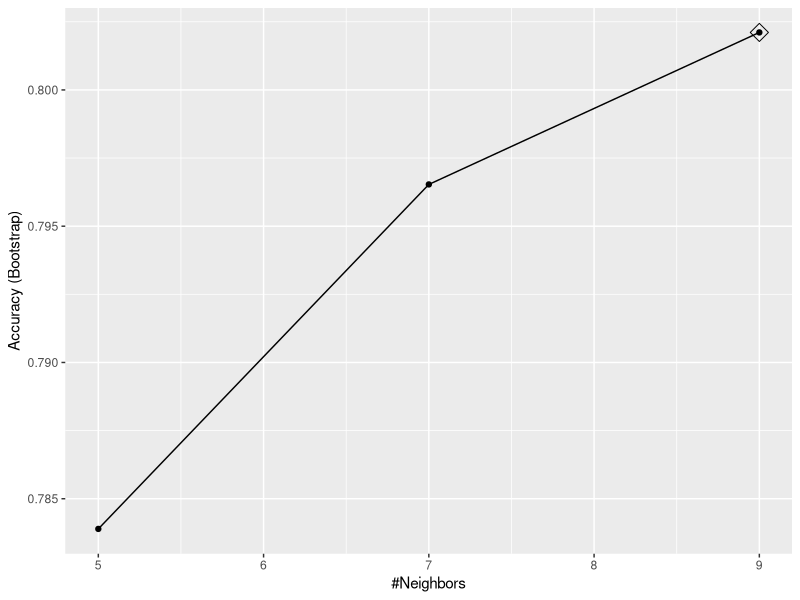
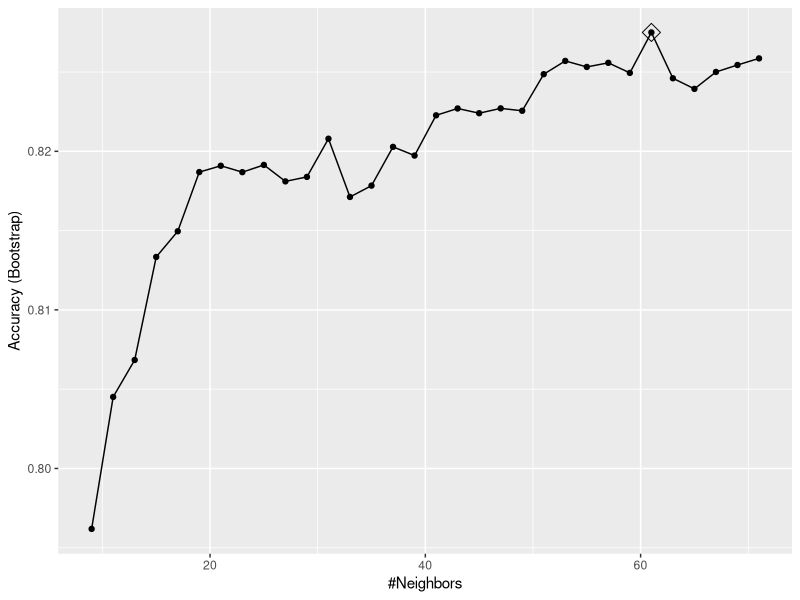
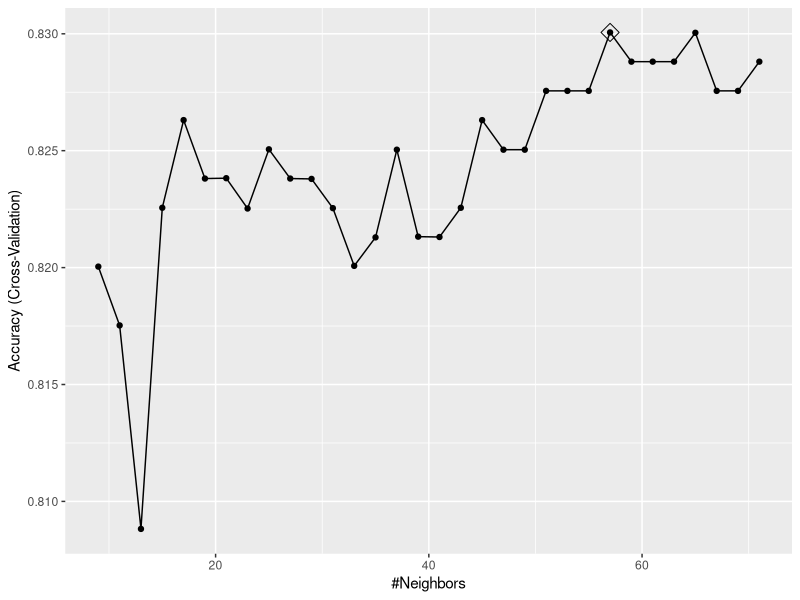
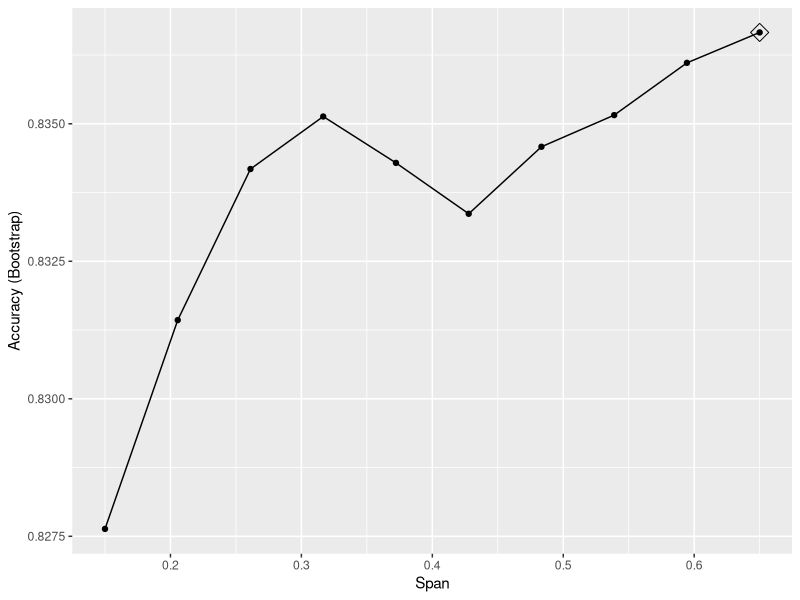
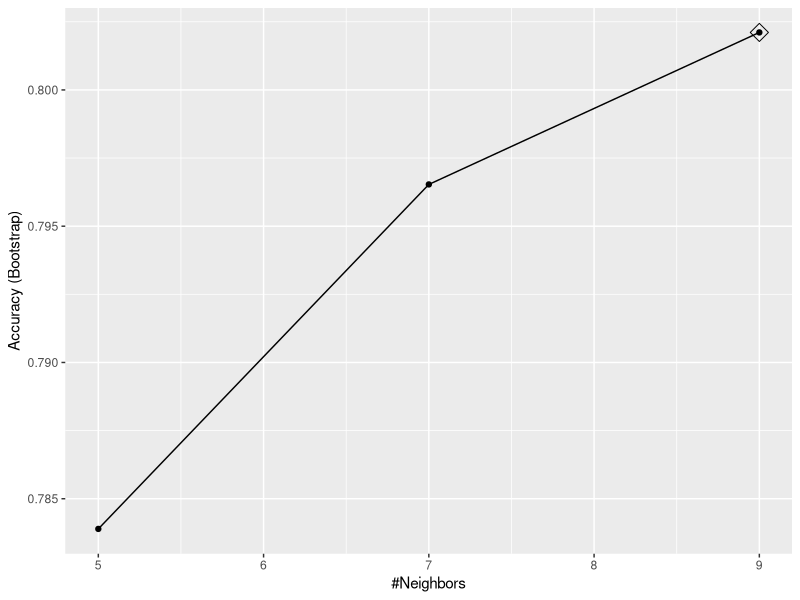
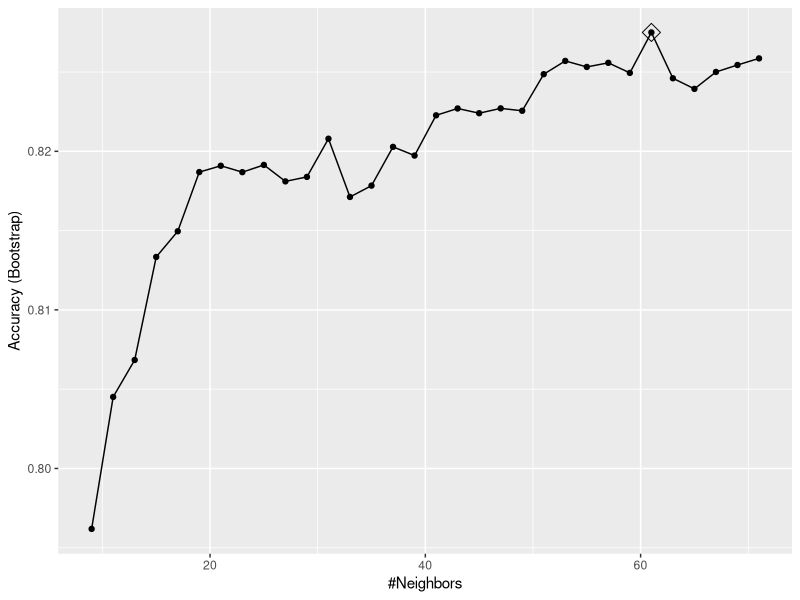
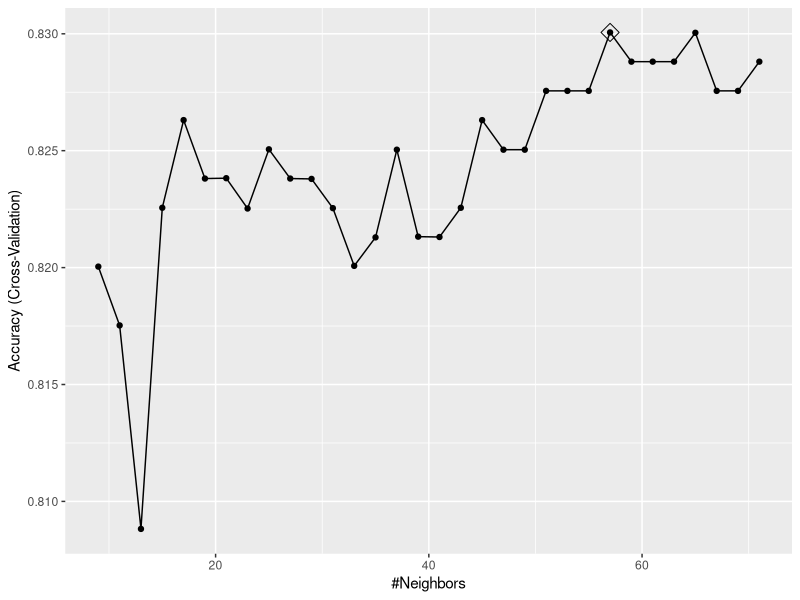
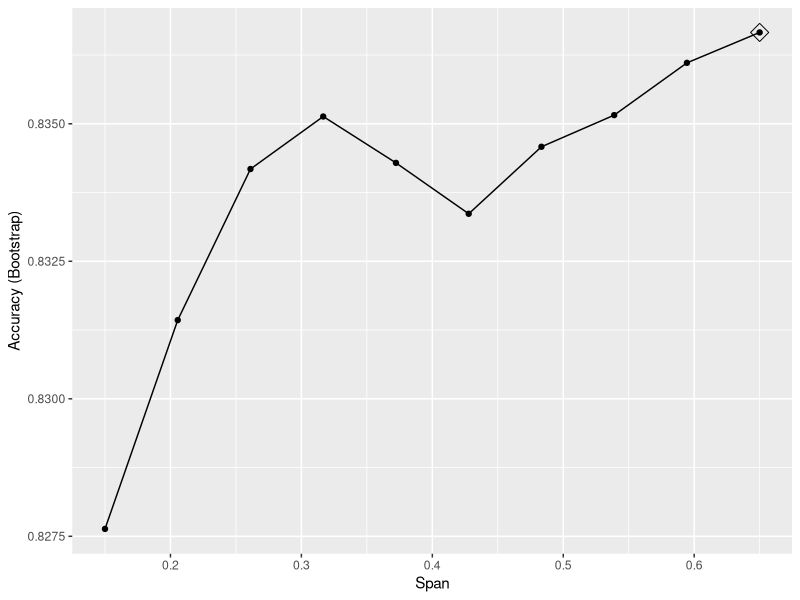

Generate these figures, in order, with R:
library(tidyverse)
library(caret)
library(gam)
library(dslabs)
data("mnist_27")

train_glm <- train(y ~ ., method = "glm", data = mnist_27$train)
train_knn <- train(y ~ ., method = "knn", data = mnist_27$train)

y_hat_glm <- predict(train_glm, mnist_27$test, type = "raw")
y_hat_knn <- predict(train_knn, mnist_27$test, type = "raw")

confusionMatrix(y_hat_glm, mnist_27$test$y)$overall[["Accuracy"]]
confusionMatrix(y_hat_knn, mnist_27$test$y)$overall[["Accuracy"]]

getModelInfo("knn")
modelLookup("knn")

ggplot(train_knn, highlight = TRUE)

ggsave("machine-learning//figs/cross_validation.png")

#fitting 30 versions of kNN to 25 bootstrapped samples:
set.seed(2008)
train_knn <- train(y ~ ., method = "knn", 
                   data = mnist_27$train,
                   tuneGrid = data.frame(k = seq(9, 71, 2)))
ggplot(train_knn, highlight = TRUE)

ggsave("machine-learning//figs/cross_validation_2.png")

#parameter that maximized the accuracy:
train_knn$bestTune
#the best performing model:
train_knn$finalModel

confusionMatrix(predict(train_knn, mnist_27$test, type = "raw"),
                mnist_27$test$y)$overall["Accuracy"]

#10-fold cross validation, 10 samples using 10% of the observations:
control <- trainControl(method = "cv", number = 10, p = .9)
train_knn_cv <- train(y ~ ., method = "knn", 
                      data = mnist_27$train,
                      tuneGrid = data.frame(k = seq(9, 71, 2)),
                      trControl = control)
ggplot(train_knn_cv, highlight = TRUE)

ggsave("machine-learning//figs/cross_validation_3.png")

#fitting with loess:
modelLookup("gamLoess")

#different values of span:
grid <- expand.grid(span = seq(0.15, 0.65, len = 10), degree = 1)

train_loess <- train(y ~ ., 
                     method = "gamLoess", 
                     tuneGrid=grid,
                     data = mnist_27$train)
ggplot(train_loess, highlight = TRUE)

ggsave("machine-learning//figs/cross_validation_4.png")

confusionMatrix(data = predict(train_loess, mnist_27$test), 
                reference = mnist_27$test$y)$overall["Accuracy"]
